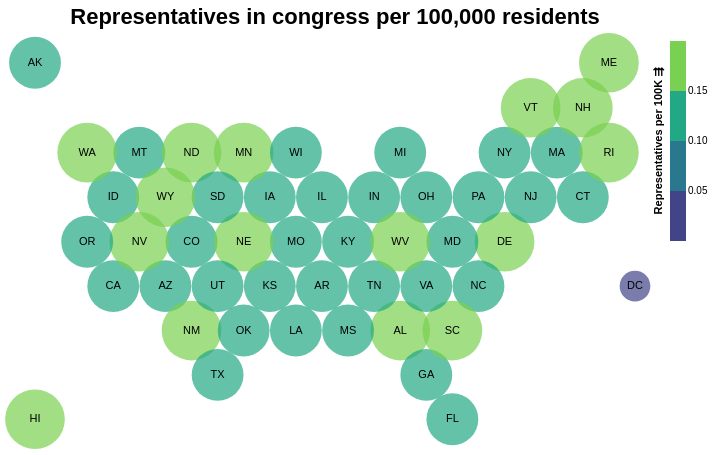

Write a Vega-Lite specification for this figure.
### Vega specification from a JSON file in a GitHub repository (floating-point values rounded to 4 significant figures)
{"$schema": "https://vega.github.io/schema/vega/v5.json", "background": "white", "padding": 5, "width": 600, "height": 400, "title": {"text": ["Representatives in congress per 100,000 residents"], "fontSize": 22, "frame": "group"}, "style": "cell", "data": [{"name": "data-ecb5fec3b20ee88d7fc8408d3e2f51c2", "values": [{"%-electoral_votes": 1.67, "%-population": 1.55, "%-representatives": 1.61, "%-senators": 2, "Electoral votes per 100K": 0.19, "Population": 4779736, "Representatives per 100K": 0.15, "Senators per 100K": 0.04, "State": "Alabama", "State_Abbr": "AL", "States": "Alabama", "centroid_lat": 0.65, "centroid_lon": 15.0, "state_code": "AL", "type": "Feature", "geometry": {"type": "Polygon", "coordinates": [[[14.0, 0.1], [14.0, 1.2], [15.0, 1.8], [16, 1.2], [16, 0.1], [15.0, -0.5], [14.0, 0.1]]]}}, {"%-electoral_votes": 0.56, "%-population": 0.23, "%-representatives": 0.23, "%-senators": 2, "Electoral votes per 100K": 0.42, "Population": 710231, "Representatives per 100K": 0.14, "Senators per 100K": 0.28, "State": "Alaska", "State_Abbr": "AK", "States": "Alaska", "centroid_lat": 10.85, "centroid_lon": 1.0, "state_code": "AK", "type": "Feature", "geometry": {"type": "Polygon", "coordinates": [[[-3.243e-20, 10.3], [0, 11.4], [1.0, 12.0], [2, 11.4], [2, 10.3], [1.0, 9.7], [-3.243e-20, 10.3]]]}}, {"%-electoral_votes": 2.04, "%-population": 2.07, "%-representatives": 2.07, "%-senators": 2, "Electoral votes per 100K": 0.17, "Population": 6392017, "Representatives per 100K": 0.14, "Senators per 100K": 0.03, "State": "Arizona", "State_Abbr": "AZ", "States": "Arizona", "centroid_lat": 2.35, "centroid_lon": 6.0, "state_code": "AZ", "type": "Feature", "geometry": {"type": "Polygon", "coordinates": [[[5.0, 1.8], [5, 2.9], [6.0, 3.5], [7.0, 2.9], [7.0, 1.8], [6.0, 1.2], [5.0, 1.8]]]}}, {"%-electoral_votes": 1.12, "%-population": 0.94, "%-representatives": 0.92, "%-senators": 2, "Electoral votes per 100K": 0.21, "Population": 2915918, "Representatives per 100K": 0.14, "Senators per 100K": 0.07, "State": "Arkansas", "State_Abbr": "AR", "States": "Arkansas", "centroid_lat": 2.35, "centroid_lon": 12.0, "state_code": "AR", "type": "Feature", "geometry": {"type": "Polygon", "coordinates": [[[11.0, 1.8], [11, 2.9], [12, 3.5], [13.0, 2.9], [13.0, 1.8], [12.0, 1.2], [11.0, 1.8]]]}}, {"%-electoral_votes": 10.22, "%-population": 12.07, "%-representatives": 12.18, "%-senators": 2, "Electoral votes per 100K": 0.15, "Population": 37253956, "Representatives per 100K": 0.14, "Senators per 100K": 0.01, "State": "California", "State_Abbr": "CA", "States": "California", "centroid_lat": 2.35, "centroid_lon": 4, "state_code": "CA", "type": "Feature", "geometry": {"type": "Polygon", "coordinates": [[[3.0, 1.8], [3, 2.9], [4, 3.5], [5, 2.9], [5.0, 1.8], [4, 1.2], [3.0, 1.8]]]}}, {"%-electoral_votes": 1.67, "%-population": 1.63, "%-representatives": 1.61, "%-senators": 2, "Electoral votes per 100K": 0.18, "Population": 5029196, "Representatives per 100K": 0.14, "Senators per 100K": 0.04, "State": "Colorado", "State_Abbr": "CO", "States": "Colorado", "centroid_lat": 4.05, "centroid_lon": 7.0, "state_code": "CO", "type": "Feature", "geometry": {"type": "Polygon", "coordinates": [[[6.0, 3.5], [6.0, 4.6], [7.0, 5.2], [8, 4.6], [8.0, 3.5], [7.0, 2.9], [6.0, 3.5]]]}}, {"%-electoral_votes": 1.3, "%-population": 1.16, "%-representatives": 1.15, "%-senators": 2, "Electoral votes per 100K": 0.2, "Population": 3574097, "Representatives per 100K": 0.14, "Senators per 100K": 0.06, "State": "Connecticut", "State_Abbr": "CT", "States": "Connecticut", "centroid_lat": 5.75, "centroid_lon": 22.0, "state_code": "CT", "type": "Feature", "geometry": {"type": "Polygon", "coordinates": [[[21.0, 5.2], [21.0, 6.3], [22.0, 6.9], [23.0, 6.3], [23.0, 5.2], [22.0, 4.6], [21.0, 5.2]]]}}, {"%-electoral_votes": 0.56, "%-population": 0.19, "%-representatives": 0.23, "%-senators": 2, "Electoral votes per 100K": 0.5, "Population": 601723, "Representatives per 100K": 0.17, "Senators per 100K": 0.33, "State": "Delaware", "State_Abbr": "DE", "States": "Delaware", "centroid_lat": 4.05, "centroid_lon": 19.0, "state_code": "DE", "type": "Feature", "geometry": {"type": "Polygon", "coordinates": [[[18.0, 3.5], [18, 4.6], [19, 5.2], [20, 4.6], [20, 3.5], [19.0, 2.9], [18.0, 3.5]]]}}, {"%-electoral_votes": 0.56, "%-population": 0.29, "%-representatives": 0, "%-senators": 0, "Electoral votes per 100K": 0.33, "Population": 897934, "Representatives per 100K": 0, "Senators per 100K": 0, "State": "District of Columbia", "State_Abbr": "DC", "States": "D.C.", "centroid_lat": 2.35, "centroid_lon": 24, "state_code": "DC", "type": "Feature", "geometry": {"type": "Polygon", "coordinates": [[[23, 1.8], [23.0, 2.9], [24, 3.5], [25.0, 2.9], [25.0, 1.8], [24.0, 1.2], [23, 1.8]]]}}, {"%-electoral_votes": 5.39, "%-population": 6.09, "%-representatives": 6.21, "%-senators": 2, "Electoral votes per 100K": 0.15, "Population": 18801310, "Representatives per 100K": 0.14, "Senators per 100K": 0.01, "State": "Florida", "State_Abbr": "FL", "States": "Florida", "centroid_lat": -2.75, "centroid_lon": 17, "state_code": "FL", "type": "Feature", "geometry": {"type": "Polygon", "coordinates": [[[16, -2.2], [17.0, -1.6], [18.0, -2.2], [18, -3.3], [17.0, -3.9], [16, -3.3], [16, -2.2]]]}}, {"%-electoral_votes": 2.97, "%-population": 3.14, "%-representatives": 3.22, "%-senators": 2, "Electoral votes per 100K": 0.17, "Population": 9687653, "Representatives per 100K": 0.14, "Senators per 100K": 0.02, "State": "Georgia", "State_Abbr": "GA", "States": "Georgia", "centroid_lat": -1.05, "centroid_lon": 16, "state_code": "GA", "type": "Feature", "geometry": {"type": "Polygon", "coordinates": [[[15.0, -1.6], [15.0, -0.5], [16, 0.1], [17, -0.5], [17.0, -1.6], [16, -2.2], [15.0, -1.6]]]}}, {"%-electoral_votes": 0.74, "%-population": 0.44, "%-representatives": 0.46, "%-senators": 2, "Electoral votes per 100K": 0.29, "Population": 1360301, "Representatives per 100K": 0.15, "Senators per 100K": 0.15, "State": "Hawaii", "State_Abbr": "HI", "States": "Hawaii", "centroid_lat": -2.75, "centroid_lon": 1.0, "state_code": "HI", "type": "Feature", "geometry": {"type": "Polygon", "coordinates": [[[0, -3.3], [3.194e-20, -2.2], [1.0, -1.6], [2.0, -2.2], [2, -3.3], [1.0, -3.9], [0, -3.3]]]}}, {"%-electoral_votes": 0.74, "%-population": 0.51, "%-representatives": 0.46, "%-senators": 2, "Electoral votes per 100K": 0.26, "Population": 1567582, "Representatives per 100K": 0.13, "Senators per 100K": 0.13, "State": "Idaho", "State_Abbr": "ID", "States": "Idaho", "centroid_lat": 5.75, "centroid_lon": 4, "state_code": "ID", "type": "Feature", "geometry": {"type": "Polygon", "coordinates": [[[3.0, 5.2], [3.0, 6.3], [4, 6.9], [5, 6.3], [5.0, 5.2], [4.0, 4.6], [3.0, 5.2]]]}}, {"%-electoral_votes": 3.72, "%-population": 4.16, "%-representatives": 4.14, "%-senators": 2, "Electoral votes per 100K": 0.16, "Population": 12830632, "Representatives per 100K": 0.14, "Senators per 100K": 0.02, "State": "Illinois", "State_Abbr": "IL", "States": "Illinois", "centroid_lat": 5.75, "centroid_lon": 12, "state_code": "IL", "type": "Feature", "geometry": {"type": "Polygon", "coordinates": [[[11.0, 5.2], [11.0, 6.3], [12.0, 6.9], [13.0, 6.3], [13.0, 5.2], [12.0, 4.6], [11.0, 5.2]]]}}, {"%-electoral_votes": 2.04, "%-population": 2.1, "%-representatives": 2.07, "%-senators": 2, "Electoral votes per 100K": 0.17, "Population": 6483802, "Representatives per 100K": 0.14, "Senators per 100K": 0.03, "State": "Indiana", "State_Abbr": "IN", "States": "Indiana", "centroid_lat": 5.75, "centroid_lon": 14.0, "state_code": "IN", "type": "Feature", "geometry": {"type": "Polygon", "coordinates": [[[13.0, 5.2], [13.0, 6.3], [14.0, 6.9], [15.0, 6.3], [15.0, 5.2], [14.0, 4.6], [13.0, 5.2]]]}}, {"%-electoral_votes": 1.12, "%-population": 0.99, "%-representatives": 0.92, "%-senators": 2, "Electoral votes per 100K": 0.2, "Population": 3046355, "Representatives per 100K": 0.13, "Senators per 100K": 0.07, "State": "Iowa", "State_Abbr": "IA", "States": "Iowa", "centroid_lat": 5.75, "centroid_lon": 10, "state_code": "IA", "type": "Feature", "geometry": {"type": "Polygon", "coordinates": [[[9.0, 5.2], [9.0, 6.3], [10, 6.9], [11.0, 6.3], [11.0, 5.2], [10.0, 4.6], [9.0, 5.2]]]}}, {"%-electoral_votes": 1.12, "%-population": 0.92, "%-representatives": 0.92, "%-senators": 2, "Electoral votes per 100K": 0.21, "Population": 2853118, "Representatives per 100K": 0.14, "Senators per 100K": 0.07, "State": "Kansas", "State_Abbr": "KS", "States": "Kansas", "centroid_lat": 2.35, "centroid_lon": 10, "state_code": "KS", "type": "Feature", "geometry": {"type": "Polygon", "coordinates": [[[9.0, 1.8], [9.0, 2.9], [10, 3.5], [11, 2.9], [11.0, 1.8], [10.0, 1.2], [9.0, 1.8]]]}}, {"%-electoral_votes": 1.49, "%-population": 1.41, "%-representatives": 1.38, "%-senators": 2, "Electoral votes per 100K": 0.18, "Population": 4339367, "Representatives per 100K": 0.14, "Senators per 100K": 0.05, "State": "Kentucky", "State_Abbr": "KY", "States": "Kentucky", "centroid_lat": 4.05, "centroid_lon": 13, "state_code": "KY", "type": "Feature", "geometry": {"type": "Polygon", "coordinates": [[[12, 3.5], [12.0, 4.6], [13.0, 5.2], [14.0, 4.6], [14.0, 3.5], [13.0, 2.9], [12, 3.5]]]}}, {"%-electoral_votes": 1.49, "%-population": 1.47, "%-representatives": 1.38, "%-senators": 2, "Electoral votes per 100K": 0.18, "Population": 4533372, "Representatives per 100K": 0.13, "Senators per 100K": 0.04, "State": "Louisiana", "State_Abbr": "LA", "States": "Louisiana", "centroid_lat": 0.65, "centroid_lon": 11.0, "state_code": "LA", "type": "Feature", "geometry": {"type": "Polygon", "coordinates": [[[10.0, 0.1], [10.0, 1.2], [11.0, 1.8], [12.0, 1.2], [12.0, 0.1], [11.0, -0.5], [10.0, 0.1]]]}}, {"%-electoral_votes": 0.74, "%-population": 0.43, "%-representatives": 0.46, "%-senators": 2, "Electoral votes per 100K": 0.3, "Population": 1328361, "Representatives per 100K": 0.15, "Senators per 100K": 0.15, "State": "Maine", "State_Abbr": "ME", "States": "Maine", "centroid_lat": 10.85, "centroid_lon": 23, "state_code": "ME", "type": "Feature", "geometry": {"type": "Polygon", "coordinates": [[[22.0, 11.4], [23.0, 12.0], [24.0, 11.4], [24.0, 10.3], [23.0, 9.7], [22, 10.3], [22.0, 11.4]]]}}, {"%-electoral_votes": 1.86, "%-population": 1.87, "%-representatives": 1.84, "%-senators": 2, "Electoral votes per 100K": 0.17, "Population": 5773552, "Representatives per 100K": 0.14, "Senators per 100K": 0.03, "State": "Maryland", "State_Abbr": "MD", "States": "Maryland", "centroid_lat": 4.05, "centroid_lon": 17.0, "state_code": "MD", "type": "Feature", "geometry": {"type": "Polygon", "coordinates": [[[16, 3.5], [16.0, 4.6], [17.0, 5.2], [18, 4.6], [18.0, 3.5], [17.0, 2.9], [16, 3.5]]]}}, {"%-electoral_votes": 2.04, "%-population": 2.12, "%-representatives": 2.07, "%-senators": 2, "Electoral votes per 100K": 0.17, "Population": 6547629, "Representatives per 100K": 0.14, "Senators per 100K": 0.03, "State": "Massachusetts", "State_Abbr": "MA", "States": "Massachusetts", "centroid_lat": 7.45, "centroid_lon": 21.0, "state_code": "MA", "type": "Feature", "geometry": {"type": "Polygon", "coordinates": [[[20.0, 6.9], [20.0, 8.0], [21, 8.6], [22.0, 8.0], [22.0, 6.9], [21.0, 6.3], [20.0, 6.9]]]}}, {"%-electoral_votes": 2.97, "%-population": 3.2, "%-representatives": 3.22, "%-senators": 2, "Electoral votes per 100K": 0.16, "Population": 9883640, "Representatives per 100K": 0.14, "Senators per 100K": 0.02, "State": "Michigan", "State_Abbr": "MI", "States": "Michigan", "centroid_lat": 7.45, "centroid_lon": 15, "state_code": "MI", "type": "Feature", "geometry": {"type": "Polygon", "coordinates": [[[14.0, 8.0], [15.0, 8.6], [16.0, 8.0], [16.0, 6.9], [15.0, 6.3], [14.0, 6.9], [14.0, 8.0]]]}}, {"%-electoral_votes": 1.86, "%-population": 1.72, "%-representatives": 1.84, "%-senators": 2, "Electoral votes per 100K": 0.19, "Population": 5303925, "Representatives per 100K": 0.15, "Senators per 100K": 0.04, "State": "Minnesota", "State_Abbr": "MN", "States": "Minnesota", "centroid_lat": 7.45, "centroid_lon": 9.0, "state_code": "MN", "type": "Feature", "geometry": {"type": "Polygon", "coordinates": [[[8.0, 6.9], [8.0, 8.0], [9.0, 8.6], [10.0, 8.0], [10, 6.9], [9.0, 6.3], [8.0, 6.9]]]}}, {"%-electoral_votes": 1.12, "%-population": 0.96, "%-representatives": 0.92, "%-senators": 2, "Electoral votes per 100K": 0.2, "Population": 2967297, "Representatives per 100K": 0.13, "Senators per 100K": 0.07, "State": "Mississippi", "State_Abbr": "MS", "States": "Mississippi", "centroid_lat": 0.65, "centroid_lon": 13, "state_code": "MS", "type": "Feature", "geometry": {"type": "Polygon", "coordinates": [[[12.0, 1.2], [13.0, 1.8], [14.0, 1.2], [14.0, 0.1], [13.0, -0.5], [12.0, 0.1], [12.0, 1.2]]]}}, {"%-electoral_votes": 1.86, "%-population": 1.94, "%-representatives": 1.84, "%-senators": 2, "Electoral votes per 100K": 0.17, "Population": 5988927, "Representatives per 100K": 0.13, "Senators per 100K": 0.03, "State": "Missouri", "State_Abbr": "MO", "States": "Missouri", "centroid_lat": 4.05, "centroid_lon": 11, "state_code": "MO", "type": "Feature", "geometry": {"type": "Polygon", "coordinates": [[[10.0, 4.6], [11.0, 5.2], [12.0, 4.6], [12, 3.5], [11, 2.9], [10, 3.5], [10.0, 4.6]]]}}, {"%-electoral_votes": 0.56, "%-population": 0.32, "%-representatives": 0.23, "%-senators": 2, "Electoral votes per 100K": 0.3, "Population": 989415, "Representatives per 100K": 0.1, "Senators per 100K": 0.2, "State": "Montana", "State_Abbr": "MT", "States": "Montana", "centroid_lat": 7.45, "centroid_lon": 5.0, "state_code": "MT", "type": "Feature", "geometry": {"type": "Polygon", "coordinates": [[[4, 6.9], [4.0, 8.0], [5.0, 8.6], [6, 8.0], [6.0, 6.9], [5, 6.3], [4, 6.9]]]}}, {"%-electoral_votes": 0.93, "%-population": 0.59, "%-representatives": 0.69, "%-senators": 2, "Electoral votes per 100K": 0.27, "Population": 1826341, "Representatives per 100K": 0.16, "Senators per 100K": 0.11, "State": "Nebraska", "State_Abbr": "NE", "States": "Nebraska", "centroid_lat": 4.05, "centroid_lon": 9.0, "state_code": "NE", "type": "Feature", "geometry": {"type": "Polygon", "coordinates": [[[8.0, 3.5], [8, 4.6], [9.0, 5.2], [10.0, 4.6], [10, 3.5], [9.0, 2.9], [8.0, 3.5]]]}}, {"%-electoral_votes": 1.12, "%-population": 0.87, "%-representatives": 0.92, "%-senators": 2, "Electoral votes per 100K": 0.22, "Population": 2700551, "Representatives per 100K": 0.15, "Senators per 100K": 0.07, "State": "Nevada", "State_Abbr": "NV", "States": "Nevada", "centroid_lat": 4.05, "centroid_lon": 5.0, "state_code": "NV", "type": "Feature", "geometry": {"type": "Polygon", "coordinates": [[[4.0, 4.6], [5.0, 5.2], [6.0, 4.6], [6.0, 3.5], [5, 2.9], [4, 3.5], [4.0, 4.6]]]}}, {"%-electoral_votes": 0.74, "%-population": 0.43, "%-representatives": 0.46, "%-senators": 2, "Electoral votes per 100K": 0.3, "Population": 1316470, "Representatives per 100K": 0.15, "Senators per 100K": 0.15, "State": "New Hampshire", "State_Abbr": "NH", "States": "New Hampshire", "centroid_lat": 9.15, "centroid_lon": 22.0, "state_code": "NH", "type": "Feature", "geometry": {"type": "Polygon", "coordinates": [[[21, 8.6], [21.0, 9.7], [22, 10.3], [23.0, 9.7], [23.0, 8.6], [22.0, 8.0], [21, 8.6]]]}}, {"%-electoral_votes": 2.6, "%-population": 2.85, "%-representatives": 2.76, "%-senators": 2, "Electoral votes per 100K": 0.16, "Population": 8791894, "Representatives per 100K": 0.14, "Senators per 100K": 0.02, "State": "New Jersey", "State_Abbr": "NJ", "States": "New Jersey", "centroid_lat": 5.75, "centroid_lon": 20, "state_code": "NJ", "type": "Feature", "geometry": {"type": "Polygon", "coordinates": [[[19, 5.2], [19.0, 6.3], [20.0, 6.9], [21.0, 6.3], [21.0, 5.2], [20, 4.6], [19, 5.2]]]}}, {"%-electoral_votes": 0.93, "%-population": 0.67, "%-representatives": 0.69, "%-senators": 2, "Electoral votes per 100K": 0.24, "Population": 2059179, "Representatives per 100K": 0.15, "Senators per 100K": 0.1, "State": "New Mexico", "State_Abbr": "NM", "States": "New Mexico", "centroid_lat": 0.65, "centroid_lon": 7.0, "state_code": "NM", "type": "Feature", "geometry": {"type": "Polygon", "coordinates": [[[6.0, 0.1], [6.0, 1.2], [7.0, 1.8], [8, 1.2], [8.0, 0.1], [7.0, -0.5], [6.0, 0.1]]]}}, {"%-electoral_votes": 5.39, "%-population": 6.28, "%-representatives": 6.21, "%-senators": 2, "Electoral votes per 100K": 0.15, "Population": 19378102, "Representatives per 100K": 0.14, "Senators per 100K": 0.01, "State": "New York", "State_Abbr": "NY", "States": "New York", "centroid_lat": 7.45, "centroid_lon": 19.0, "state_code": "NY", "type": "Feature", "geometry": {"type": "Polygon", "coordinates": [[[18.0, 6.9], [18.0, 8.0], [19.0, 8.6], [20.0, 8.0], [20.0, 6.9], [19.0, 6.3], [18.0, 6.9]]]}}, {"%-electoral_votes": 2.79, "%-population": 3.09, "%-representatives": 2.99, "%-senators": 2, "Electoral votes per 100K": 0.16, "Population": 9535483, "Representatives per 100K": 0.14, "Senators per 100K": 0.02, "State": "North Carolina", "State_Abbr": "NC", "States": "North Carolina", "centroid_lat": 2.35, "centroid_lon": 18.0, "state_code": "NC", "type": "Feature", "geometry": {"type": "Polygon", "coordinates": [[[17.0, 1.8], [17.0, 2.9], [18.0, 3.5], [19.0, 2.9], [19.0, 1.8], [18.0, 1.2], [17.0, 1.8]]]}}, {"%-electoral_votes": 0.56, "%-population": 0.22, "%-representatives": 0.23, "%-senators": 2, "Electoral votes per 100K": 0.45, "Population": 672591, "Representatives per 100K": 0.15, "Senators per 100K": 0.3, "State": "North Dakota", "State_Abbr": "ND", "States": "North Dakota", "centroid_lat": 7.45, "centroid_lon": 7.0, "state_code": "ND", "type": "Feature", "geometry": {"type": "Polygon", "coordinates": [[[6.0, 6.9], [6, 8.0], [7.0, 8.6], [8.0, 8.0], [8.0, 6.9], [7.0, 6.3], [6.0, 6.9]]]}}, {"%-electoral_votes": 3.35, "%-population": 3.74, "%-representatives": 3.68, "%-senators": 2, "Electoral votes per 100K": 0.16, "Population": 11536504, "Representatives per 100K": 0.14, "Senators per 100K": 0.02, "State": "Ohio", "State_Abbr": "OH", "States": "Ohio", "centroid_lat": 5.75, "centroid_lon": 16, "state_code": "OH", "type": "Feature", "geometry": {"type": "Polygon", "coordinates": [[[15.0, 5.2], [15.0, 6.3], [16.0, 6.9], [17.0, 6.3], [17.0, 5.2], [16.0, 4.6], [15.0, 5.2]]]}}, {"%-electoral_votes": 1.3, "%-population": 1.22, "%-representatives": 1.15, "%-senators": 2, "Electoral votes per 100K": 0.19, "Population": 3751351, "Representatives per 100K": 0.13, "Senators per 100K": 0.05, "State": "Oklahoma", "State_Abbr": "OK", "States": "Oklahoma", "centroid_lat": 0.65, "centroid_lon": 9.0, "state_code": "OK", "type": "Feature", "geometry": {"type": "Polygon", "coordinates": [[[8.0, 0.1], [8, 1.2], [9.0, 1.8], [10.0, 1.2], [10.0, 0.1], [9.0, -0.5], [8.0, 0.1]]]}}, {"%-electoral_votes": 1.3, "%-population": 1.24, "%-representatives": 1.15, "%-senators": 2, "Electoral votes per 100K": 0.18, "Population": 3831074, "Representatives per 100K": 0.13, "Senators per 100K": 0.05, "State": "Oregon", "State_Abbr": "OR", "States": "Oregon", "centroid_lat": 4.05, "centroid_lon": 3, "state_code": "OR", "type": "Feature", "geometry": {"type": "Polygon", "coordinates": [[[2.0, 4.6], [3.0, 5.2], [4.0, 4.6], [4, 3.5], [3, 2.9], [2.0, 3.5], [2.0, 4.6]]]}}, {"%-electoral_votes": 3.72, "%-population": 4.11, "%-representatives": 4.14, "%-senators": 2, "Electoral votes per 100K": 0.16, "Population": 12702379, "Representatives per 100K": 0.14, "Senators per 100K": 0.02, "State": "Pennsylvania", "State_Abbr": "PA", "States": "Pennsylvania", "centroid_lat": 5.75, "centroid_lon": 18, "state_code": "PA", "type": "Feature", "geometry": {"type": "Polygon", "coordinates": [[[17.0, 5.2], [17.0, 6.3], [18.0, 6.9], [19.0, 6.3], [19, 5.2], [18, 4.6], [17.0, 5.2]]]}}, {"%-electoral_votes": 0.74, "%-population": 0.34, "%-representatives": 0.46, "%-senators": 2, "Electoral votes per 100K": 0.38, "Population": 1052567, "Representatives per 100K": 0.19, "Senators per 100K": 0.19, "State": "Rhode Island", "State_Abbr": "RI", "States": "Rhode Island", "centroid_lat": 7.45, "centroid_lon": 23.0, "state_code": "RI", "type": "Feature", "geometry": {"type": "Polygon", "coordinates": [[[22.0, 8.0], [23.0, 8.6], [24.0, 8.0], [24.0, 6.9], [23.0, 6.3], [22.0, 6.9], [22.0, 8.0]]]}}, {"%-electoral_votes": 1.67, "%-population": 1.5, "%-representatives": 1.61, "%-senators": 2, "Electoral votes per 100K": 0.19, "Population": 4625364, "Representatives per 100K": 0.15, "Senators per 100K": 0.04, "State": "South Carolina", "State_Abbr": "SC", "States": "South Carolina", "centroid_lat": 0.65, "centroid_lon": 17, "state_code": "SC", "type": "Feature", "geometry": {"type": "Polygon", "coordinates": [[[16, 0.1], [16, 1.2], [17.0, 1.8], [18.0, 1.2], [18.0, 0.1], [17, -0.5], [16, 0.1]]]}}, {"%-electoral_votes": 0.56, "%-population": 0.26, "%-representatives": 0.23, "%-senators": 2, "Electoral votes per 100K": 0.37, "Population": 814180, "Representatives per 100K": 0.12, "Senators per 100K": 0.25, "State": "South Dakota", "State_Abbr": "SD", "States": "South Dakota", "centroid_lat": 5.75, "centroid_lon": 8.0, "state_code": "SD", "type": "Feature", "geometry": {"type": "Polygon", "coordinates": [[[7.0, 6.3], [8.0, 6.9], [9.0, 6.3], [9.0, 5.2], [8, 4.6], [7.0, 5.2], [7.0, 6.3]]]}}, {"%-electoral_votes": 2.04, "%-population": 2.06, "%-representatives": 2.07, "%-senators": 2, "Electoral votes per 100K": 0.17, "Population": 6346105, "Representatives per 100K": 0.14, "Senators per 100K": 0.03, "State": "Tennessee", "State_Abbr": "TN", "States": "Tennessee", "centroid_lat": 2.35, "centroid_lon": 14, "state_code": "TN", "type": "Feature", "geometry": {"type": "Polygon", "coordinates": [[[13.0, 2.9], [14.0, 3.5], [15.0, 2.9], [15.0, 1.8], [14.0, 1.2], [13.0, 1.8], [13.0, 2.9]]]}}, {"%-electoral_votes": 7.06, "%-population": 8.14, "%-representatives": 8.28, "%-senators": 2, "Electoral votes per 100K": 0.15, "Population": 25145561, "Representatives per 100K": 0.14, "Senators per 100K": 0.01, "State": "Texas", "State_Abbr": "TX", "States": "Texas", "centroid_lat": -1.05, "centroid_lon": 8, "state_code": "TX", "type": "Feature", "geometry": {"type": "Polygon", "coordinates": [[[7, -1.6], [7.0, -0.5], [8.0, 0.1], [9.0, -0.5], [9.0, -1.6], [8.0, -2.2], [7, -1.6]]]}}, {"%-electoral_votes": 1.12, "%-population": 0.9, "%-representatives": 0.92, "%-senators": 2, "Electoral votes per 100K": 0.22, "Population": 2763885, "Representatives per 100K": 0.14, "Senators per 100K": 0.07, "State": "Utah", "State_Abbr": "UT", "States": "Utah", "centroid_lat": 2.35, "centroid_lon": 8.0, "state_code": "UT", "type": "Feature", "geometry": {"type": "Polygon", "coordinates": [[[7.0, 2.9], [8.0, 3.5], [9.0, 2.9], [9.0, 1.8], [8, 1.2], [7.0, 1.8], [7.0, 2.9]]]}}, {"%-electoral_votes": 0.56, "%-population": 0.2, "%-representatives": 0.23, "%-senators": 2, "Electoral votes per 100K": 0.48, "Population": 625741, "Representatives per 100K": 0.16, "Senators per 100K": 0.32, "State": "Vermont", "State_Abbr": "VT", "States": "Vermont", "centroid_lat": 9.15, "centroid_lon": 20.0, "state_code": "VT", "type": "Feature", "geometry": {"type": "Polygon", "coordinates": [[[19.0, 8.6], [19.0, 9.7], [20.0, 10.3], [21.0, 9.7], [21, 8.6], [20.0, 8.0], [19.0, 8.6]]]}}, {"%-electoral_votes": 2.42, "%-population": 2.59, "%-representatives": 2.53, "%-senators": 2, "Electoral votes per 100K": 0.16, "Population": 8001024, "Representatives per 100K": 0.14, "Senators per 100K": 0.02, "State": "Virginia", "State_Abbr": "VA", "States": "Virginia", "centroid_lat": 2.35, "centroid_lon": 16.0, "state_code": "VA", "type": "Feature", "geometry": {"type": "Polygon", "coordinates": [[[15.0, 2.9], [16, 3.5], [17.0, 2.9], [17.0, 1.8], [16, 1.2], [15.0, 1.8], [15.0, 2.9]]]}}, {"%-electoral_votes": 2.23, "%-population": 2.18, "%-representatives": 2.3, "%-senators": 2, "Electoral votes per 100K": 0.18, "Population": 6724540, "Representatives per 100K": 0.15, "Senators per 100K": 0.03, "State": "Washington", "State_Abbr": "WA", "States": "Washington", "centroid_lat": 7.45, "centroid_lon": 3, "state_code": "WA", "type": "Feature", "geometry": {"type": "Polygon", "coordinates": [[[2.0, 8.0], [3, 8.6], [4.0, 8.0], [4, 6.9], [3.0, 6.3], [2, 6.9], [2.0, 8.0]]]}}, {"%-electoral_votes": 0.93, "%-population": 0.6, "%-representatives": 0.69, "%-senators": 2, "Electoral votes per 100K": 0.27, "Population": 1852994, "Representatives per 100K": 0.16, "Senators per 100K": 0.11, "State": "West Virginia", "State_Abbr": "WV", "States": "West Virginia", "centroid_lat": 4.05, "centroid_lon": 15.0, "state_code": "WV", "type": "Feature", "geometry": {"type": "Polygon", "coordinates": [[[14.0, 3.5], [14.0, 4.6], [15.0, 5.2], [16.0, 4.6], [16, 3.5], [15.0, 2.9], [14.0, 3.5]]]}}, {"%-electoral_votes": 1.86, "%-population": 1.84, "%-representatives": 1.84, "%-senators": 2, "Electoral votes per 100K": 0.18, "Population": 5686986, "Representatives per 100K": 0.14, "Senators per 100K": 0.04, "State": "Wisconsin", "State_Abbr": "WI", "States": "Wisconsin", "centroid_lat": 7.45, "centroid_lon": 11.0, "state_code": "WI", "type": "Feature", "geometry": {"type": "Polygon", "coordinates": [[[10.0, 8.0], [11.0, 8.6], [12.0, 8.0], [12.0, 6.9], [11.0, 6.3], [10, 6.9], [10.0, 8.0]]]}}, {"%-electoral_votes": 0.56, "%-population": 0.18, "%-representatives": 0.23, "%-senators": 2, "Electoral votes per 100K": 0.53, "Population": 563626, "Representatives per 100K": 0.18, "Senators per 100K": 0.35, "State": "Wyoming", "State_Abbr": "WY", "States": "Wyoming", "centroid_lat": 5.75, "centroid_lon": 6.0, "state_code": "WY", "type": "Feature", "geometry": {"type": "Polygon", "coordinates": [[[5.0, 5.2], [5, 6.3], [6.0, 6.9], [7.0, 6.3], [7.0, 5.2], [6.0, 4.6], [5.0, 5.2]]]}}]}, {"name": "data_1", "source": "data-ecb5fec3b20ee88d7fc8408d3e2f51c2", "transform": [{"type": "extent", "field": "Representatives per 100K", "signal": "layer_0_bin_maxbins_4_Representatives_per_100K_extent"}, {"type": "bin", "field": "Representatives per 100K", "as": ["bin_maxbins_4_Representatives per 100K", "bin_maxbins_4_Representatives per 100K_end"], "signal": "layer_0_bin_maxbins_4_Representatives_per_100K_bins", "extent": {"signal": "layer_0_bin_maxbins_4_Representatives_per_100K_extent"}, "maxbins": 4}, {"type": "geojson", "fields": ["centroid_lon", "centroid_lat"], "signal": "layer_0_geojson_0"}, {"type": "geopoint", "projection": "projection", "fields": ["centroid_lon", "centroid_lat"], "as": ["layer_0_x", "layer_0_y"]}, {"type": "filter", "expr": "isValid(datum[\"bin_maxbins_4_Representatives per 100K\"]) && isFinite(+datum[\"bin_maxbins_4_Representatives per 100K\"])"}]}, {"name": "data_2", "source": "data-ecb5fec3b20ee88d7fc8408d3e2f51c2", "transform": [{"type": "geojson", "fields": ["centroid_lon", "centroid_lat"], "signal": "layer_1_geojson_0"}, {"type": "geopoint", "projection": "projection", "fields": ["centroid_lon", "centroid_lat"], "as": ["layer_1_x", "layer_1_y"]}]}], "projections": [{"name": "projection", "size": {"signal": "[width, height]"}, "fit": {"signal": "[layer_0_geojson_0, layer_1_geojson_0]"}}], "marks": [{"name": "layer_0_marks", "type": "symbol", "style": ["circle"], "from": {"data": "data_1"}, "encode": {"update": {"opacity": {"value": 0.7}, "fill": {"signal": "scale(\"color\", 0.5 * datum[\"bin_maxbins_4_Representatives per 100K\"] + 0.5 * datum[\"bin_maxbins_4_Representatives per 100K_end\"])"}, "tooltip": {"signal": "{\"State\": isValid(datum[\"State\"]) ? datum[\"State\"] : \"\"+datum[\"State\"], \"Representatives per 100K\": format(datum[\"Representatives per 100K\"], \"\"), \"%-population\": format(datum[\"%-population\"], \"\"), \"%-representatives\": format(datum[\"%-representatives\"], \"\")}"}, "ariaRoleDescription": {"value": "circle"}, "description": {"signal": "\"Representatives ⇶: \" + (!isValid(datum[\"bin_maxbins_4_Representatives per 100K\"]) || !isFinite(+datum[\"bin_maxbins_4_Representatives per 100K\"]) ? \"null\" : format(datum[\"bin_maxbins_4_Representatives per 100K\"], \"\") + \" – \" + format(datum[\"bin_maxbins_4_Representatives per 100K_end\"], \"\")) + \"; centroid_lat: \" + (format(datum[\"centroid_lat\"], \"\")) + \"; centroid_lon: \" + (format(datum[\"centroid_lon\"], \"\")) + \"; Representatives per 100K (binned): \" + (!isValid(datum[\"bin_maxbins_4_Representatives per 100K\"]) || !isFinite(+datum[\"bin_maxbins_4_Representatives per 100K\"]) ? \"null\" : format(datum[\"bin_maxbins_4_Representatives per 100K\"], \"\") + \" – \" + format(datum[\"bin_maxbins_4_Representatives per 100K_end\"], \"\")) + \"; State: \" + (isValid(datum[\"State\"]) ? datum[\"State\"] : \"\"+datum[\"State\"]) + \"; Representatives per 100K: \" + (format(datum[\"Representatives per 100K\"], \"\")) + \"; %-population: \" + (format(datum[\"%-population\"], \"\")) + \"; %-representatives: \" + (format(datum[\"%-representatives\"], \"\"))"}, "x": {"field": "layer_0_x"}, "y": {"field": "layer_0_y"}, "size": {"signal": "scale(\"size\", 0.5 * datum[\"bin_maxbins_4_Representatives per 100K\"] + 0.5 * datum[\"bin_maxbins_4_Representatives per 100K_end\"])"}, "shape": {"value": "circle"}}}}, {"name": "layer_1_marks", "type": "text", "style": ["text"], "from": {"data": "data_2"}, "encode": {"update": {"fill": {"value": "black"}, "description": {"signal": "\"centroid_lat: \" + (format(datum[\"centroid_lat\"], \"\")) + \"; centroid_lon: \" + (format(datum[\"centroid_lon\"], \"\")) + \"; state_code: \" + (isValid(datum[\"state_code\"]) ? datum[\"state_code\"] : \"\"+datum[\"state_code\"])"}, "x": {"field": "layer_1_x"}, "y": {"field": "layer_1_y"}, "text": {"signal": "isValid(datum[\"state_code\"]) ? datum[\"state_code\"] : \"\"+datum[\"state_code\"]"}, "align": {"value": "center"}, "baseline": {"value": "middle"}}}}], "scales": [{"name": "color", "type": "bin-ordinal", "range": {"scheme": "viridis"}, "bins": {"signal": "layer_0_bin_maxbins_4_Representatives_per_100K_bins"}, "interpolate": "hcl"}, {"name": "size", "type": "linear", "domain": {"signal": "[layer_0_bin_maxbins_4_Representatives_per_100K_bins.start, layer_0_bin_maxbins_4_Representatives_per_100K_bins.stop]"}, "range": [500, 4000], "bins": {"signal": "layer_0_bin_maxbins_4_Representatives_per_100K_bins"}, "zero": true}], "legends": [{"orient": "right", "title": "Representatives per 100K ⇶", "titleOrient": "left", "fill": "color", "symbolType": "circle", "encode": {"symbols": {"update": {"opacity": {"value": 0.7}}}}}], "config": {"style": {"cell": {"stroke": null}}}}
